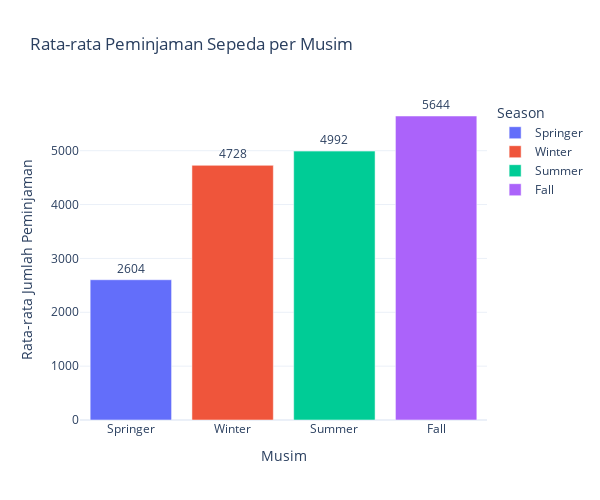

The notebook cell this image was saved under:
### Code cell
fig = px.bar(
    avg_rentals_season,
    x="Season",
    y="Average Rentals",
    text='Average Rentals',
    color='Season',
    title='Rata-rata Peminjaman Sepeda per Musim',
    color_discrete_sequence=px.colors.qualitative.Plotly
)

fig.update_traces(
    hovertemplate='Musim: %{x}<br>Rata-rata: %{y:.2f}',
    texttemplate='%{text:.0f}',
    textposition='outside'
)

fig.update_layout(
    template='plotly_white',
    xaxis_title='Musim',
    yaxis_title='Rata-rata Jumlah Peminjaman',
    width=600,
    height=500
)

fig.show()

### Figure 1 — Plotly figure (JSON) as saved in the notebook; plotly's stock layout.template omitted (floating-point values rounded to 4 significant figures)
{"data": [{"hovertemplate": "Musim: %{x}<br>Rata-rata: %{y:.2f}", "legendgroup": "Springer", "marker": {"color": "#636EFA", "pattern": {"shape": ""}}, "name": "Springer", "orientation": "v", "showlegend": true, "text": [2604.0], "textposition": "outside", "texttemplate": "%{text:.0f}", "type": "bar", "x": ["Springer"], "xaxis": "x", "y": [2604.0], "yaxis": "y"}, {"hovertemplate": "Musim: %{x}<br>Rata-rata: %{y:.2f}", "legendgroup": "Winter", "marker": {"color": "#EF553B", "pattern": {"shape": ""}}, "name": "Winter", "orientation": "v", "showlegend": true, "text": [4728.0], "textposition": "outside", "texttemplate": "%{text:.0f}", "type": "bar", "x": ["Winter"], "xaxis": "x", "y": [4728.0], "yaxis": "y"}, {"hovertemplate": "Musim: %{x}<br>Rata-rata: %{y:.2f}", "legendgroup": "Summer", "marker": {"color": "#00CC96", "pattern": {"shape": ""}}, "name": "Summer", "orientation": "v", "showlegend": true, "text": [4992.0], "textposition": "outside", "texttemplate": "%{text:.0f}", "type": "bar", "x": ["Summer"], "xaxis": "x", "y": [4992.0], "yaxis": "y"}, {"hovertemplate": "Musim: %{x}<br>Rata-rata: %{y:.2f}", "legendgroup": "Fall", "marker": {"color": "#AB63FA", "pattern": {"shape": ""}}, "name": "Fall", "orientation": "v", "showlegend": true, "text": [5644.0], "textposition": "outside", "texttemplate": "%{text:.0f}", "type": "bar", "x": ["Fall"], "xaxis": "x", "y": [5644.0], "yaxis": "y"}], "layout": {"barmode": "relative", "height": 500, "legend": {"title": {"text": "Season"}, "tracegroupgap": 0}, "title": {"text": "Rata-rata Peminjaman Sepeda per Musim"}, "width": 600, "xaxis": {"anchor": "y", "categoryarray": ["Springer", "Winter", "Summer", "Fall"], "categoryorder": "array", "domain": [0, 1], "title": {"text": "Musim"}}, "yaxis": {"anchor": "x", "domain": [0, 1], "title": {"text": "Rata-rata Jumlah Peminjaman"}}}}
